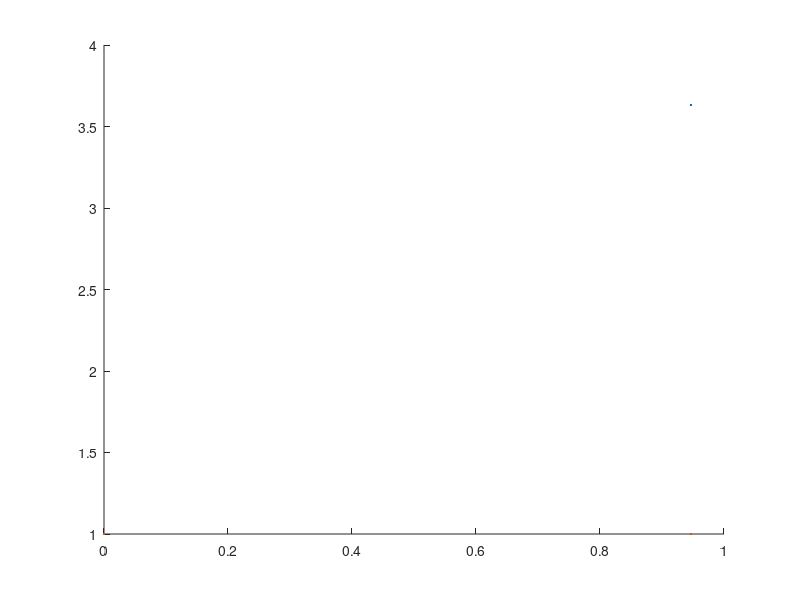

The MATLAB script that drew this image:
clear all;
clc;
%%%%%%%%%%%%%%%%%%%%%%%%%%%%%%%%%%%%%%%%%%%%%%%%%%%%%%%%%%%%%%%%%%%%%%%%%%%%
%% Dados do problema  %%%%%%%%%%%%%%%%%%%%%%%%%%%%%%%%%%%%%%%%%%%%%%%%%%%%%%%%%%%
%%%%%%%%%%%%%%%%%%%%%%%%%%%%%%%%%%%%%%%%%%%%%%%%%%%%%%%%%%%%%%%%%%%%%%
%resolve o problema [x y z][1 -1 0; -1 2 0; 0 0 1][x y z] sa 
%z=0, [x y z] in [1 0 -1, 5 1 1]

prec = 1e-4;
vaiplot=1;
%p = ones(n,1);

%% gracao de dados
% p= matriz do problema]

problema=8;
switch problema
    case 1 
        P = [1, - 1, 0; -1, 2, 0; 0, 0, 1]; b=[0;0;1]; a=[0;0;0];
         l=[1;0;-1]; u=[5;1;1]; c=0; n=length(u);
    case 2 
        P = [1, - 2, 0; -2, 5, 0; 0, 0, 1]; b = [1;1;1]; a=[0;0;0];
         l=[1;0;-10^20]; u=[5;1;10^20]; c=0; n=length(u);
    case 3 
        P = [2,-1;-1,6]; b=[0;0]; a=[0;0];
        l=[1;0]; u=[5;1]; c=0; n=length(u);
    case 4
        P = [4,1, 1;1, 4, 1; 1, 1, 4]; b = [1;1;1]; a=[0;0;0];
         l=[1;0;-5]; u=[5;1;5]; c=0; n=length(u);
    case 5
        P = [4,1; 1, 4]; b = [1;1]; a=[0;0];
         l=[0;0]; u=[2;2]; c=0; n=length(u);
    case 6
        P = [3/4, -1;-1, 3/2]; b=[0;1]; a=[-1;2];
        l=[0;0]; u=[1;1]; c=1; n=length(u);
    case 7
        P = [3, 1;1, 3]; b=[1;1]; a=[4;-4];
        l=[0;-1]; u=[5;1]; c=0; n=length(u);
    case 8
        P = 10*[9/2, -2; -2,1]; b=[0;1]; a = 10*[-3;2];
        l=[0;0]; u=[1;1]; c=1; n=length(u);
        
end

%b = p;

% p=10 + (25-10).*rand(10,1) U[10,25];
%a = (2:n+1)';

% p=10 + (25-10).*rand(10,1) U[10,25];

btl=l'*b;
btu=u'*b;

disp('gerou dados')

%%%%%%%%%%%%%%%%%%%%%%%%%%%%%%%%%%%%%%%%%%%%%%%%%%%%%%%%%%%%%%%%%%%%%%%%%%%%
%% Dados inciais  %%%%%%%%%%%%%%%%%%%%%%%%%%%%%%%%%%%%%%%%%%%%%%%%%%%%%%%%%%
%%%%%%%%%%%%%%%%%%%%%%%%%%%%%%%%%%%%%%%%%%%%%%%%%%%%%%%%%%%%%%%%%%%%%%%%%%%%

xk0=[0;1]; % Ponto inicial
lamb=0;        % Multiplicador inicial a restricao de igualdade b'*x-c
v=ones(n,1);   % multiplicador associado a restricao l-x
w=v;         % multiplicador associado a restricao x-u
r=1;          % Parametro de penalidade inicial
%r=100;
if vaiplot==1
   xplot(1) = xk0(1); yplot(1) = xk0(2);
   xpplot(1) = xk0(1); ypplot(1) = xk0(2);
end

%%%%%%%%%%%%%%%%%%%%%%%%%%%%%%%%%%%%%%%%%%%%%%%%%%%%%%%%%%%%%%%%%%%%%%%%%%%%%%
%% Loop Principal  %%%%%%%%%%%%%%%%%%%%%%%%%%%%%%%%%%%%%%%%%%%%%%%%%%%%%%%%%%%
%%%%%%%%%%%%%%%%%%%%%%%%%%%%%%%%%%%%%%%%%%%%%%%%%%%%%%%%%%%%%%%%%%%%%%%%%%%%%%

tt=cputime; k=1;  aux=0;  % Time
%calculando P inversa b:
pinvb = P\b; pinva = P\a; rest0 = b'*xk0 - c; rest=rest0;
while (k<6000)&&(aux==0)
  
% %   bt=sqrt(r)*b;
% %   alfa=1/(1+bt'*bt);
% %   IP= eye(n)-(alfa*(bt*bt')); % inversa de P formula de Sherman-Morrisson
% %   xk=IP*(a-((lamb-r*c)*b)); % Solucao de grad(lag)=0

alfa=r/(1+r*b'*pinvb);
lar = r*c - lamb;
xk = pinva + (lar - alfa*(b'*pinva + lar*(b'*pinvb)))*pinvb
pause
sexkoutra = quadprog(P,-2*xk ,[],[],[],[],l,u)

if vaiplot==1
   xplot(k+1) = xk(1); yplot(k+1) = xk(2);
end

xk=max(l,min(xk,u))
pause

if vaiplot==1
   xpplot(k+1) = xk(1); ypplot(k+1) = xk(2);
end

 %% Proje????o da solucao na caixa
% %     for i=1:n
% %         if xk(i) < l(i) 
% %             xk(i)=l(i);   % Componente na solu????o fora da caixa do lado esquerdo
% %         elseif xk(i) > u(i) 
% %             xk(i)=u(i);   % Componente na solu????o fora da caixa do lado direito
% % %         else
% % %             xk(i)=xk(i);  % Nao ?? necessario??
% %         end
% %     end
    
  % Atualizamos os multiplicadores das restri????es da caixa mul, muu
  %gradlagx2=xk-a+(lamb+r*(b'*xk-c))*b; %avaliamos o gradiente da lagrangeana em mul
   
%    for i=1:n
%         if xk(i) <= l(i) 
%           v(i)=xk(i)-a(i)+(lamb+r*(b'*xk-c))*b(i); % multiplicador v inviavel
%         else 
%             v(i)=0; % N??o precissa associado a restricao x-u
%         end
%     end
%    
%    for i=1:n
%         if xk(i) <= u(i) 
%           w(i)=0 ; % multiplicador associado a restricao x-u
%         %elseif l(i)<=xk(i) && xk(i)<=u(i) %????????????
%          %       w(i)=0;
%          else
%             w(i)=-(xk(i)-a(i)+(lamb+r*(b'*xk-c))*b(i)); % N??o precissa
%         end
%     end
   %% Atualizamos o multiplicador da restricao de igualdade
    %rest0=b'*xk0-c; %%
    rest=b'*xk-c;
    
    
    %if abs(rest)>0.1*abs(rest0)
    %    r=2*r;
    %end   
    rest0 = rest;
    
    difproj = xk - (P*xk + (b'*xk)*r*b - a - lar*b)
    difproj=max(l,min(difproj,u))
    erro3=norm(xk-difproj)
        
    %r=n/(4*k+1);x0
    
    %lamb0=lamb;
    lamb=lamb+r*rest
    %r=abs(lamb-lamb0)/abs(rest0)
     % k=k+1;
      
      %% Criterio de parada
    erro1=norm(xk-xk0);
    erro2=abs(rest);
    %pause
    
    if erro1 <= prec && erro2 <= prec
        aux=1;
    else
      xk0=xk;
      %pause
      %r=10;
    end
    k=k+1;
    %pause
end
timen=cputime-tt;
lamb
difproj = xk - (P*xk + (b'*xk)*r*b - a - lar*b);
difproj=max(l,min(difproj,u));
erro3=norm(xk-difproj)
%xk
k;
%xk=disp([xk(1); xk(2)])
%disp([erro1 erro2 timen])
%errot = norm(p.*xs - a + lambxs.ineqlin*b + lambxs.upper - lambxs.lower)
%disp([k]);

hold on
%plot(xplot,yplot,'.', 'markersize', 8);
plot(xplot,yplot,'.',xpplot,ypplot,'.');
hold off



%comparando quadprog:
%[xquadprog,fquad,~,out]=fmincon(@(x) x'*(P*x)-a'*x,ones(n,1),[],[],b',[c],l,u);
xquadprog = quadprog(P,-a,[],[],b',c,l,u);


